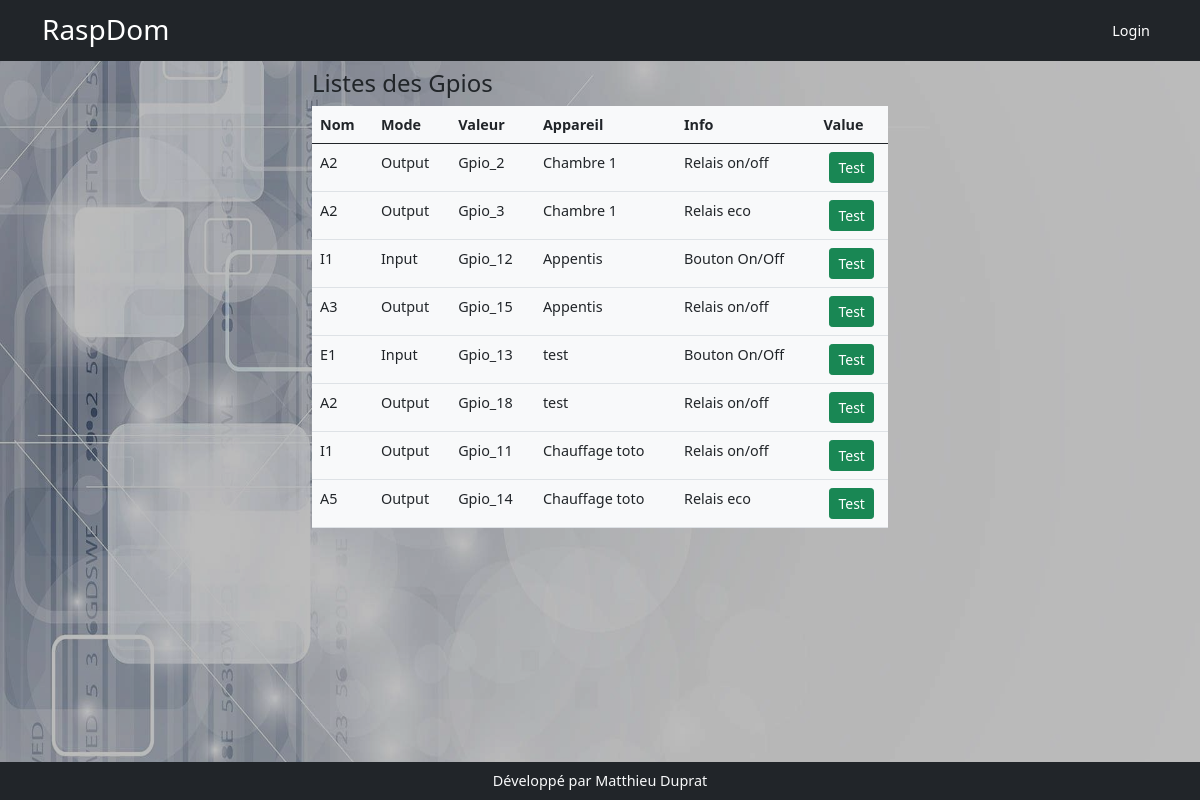
Page /gpios on the earlier database version.
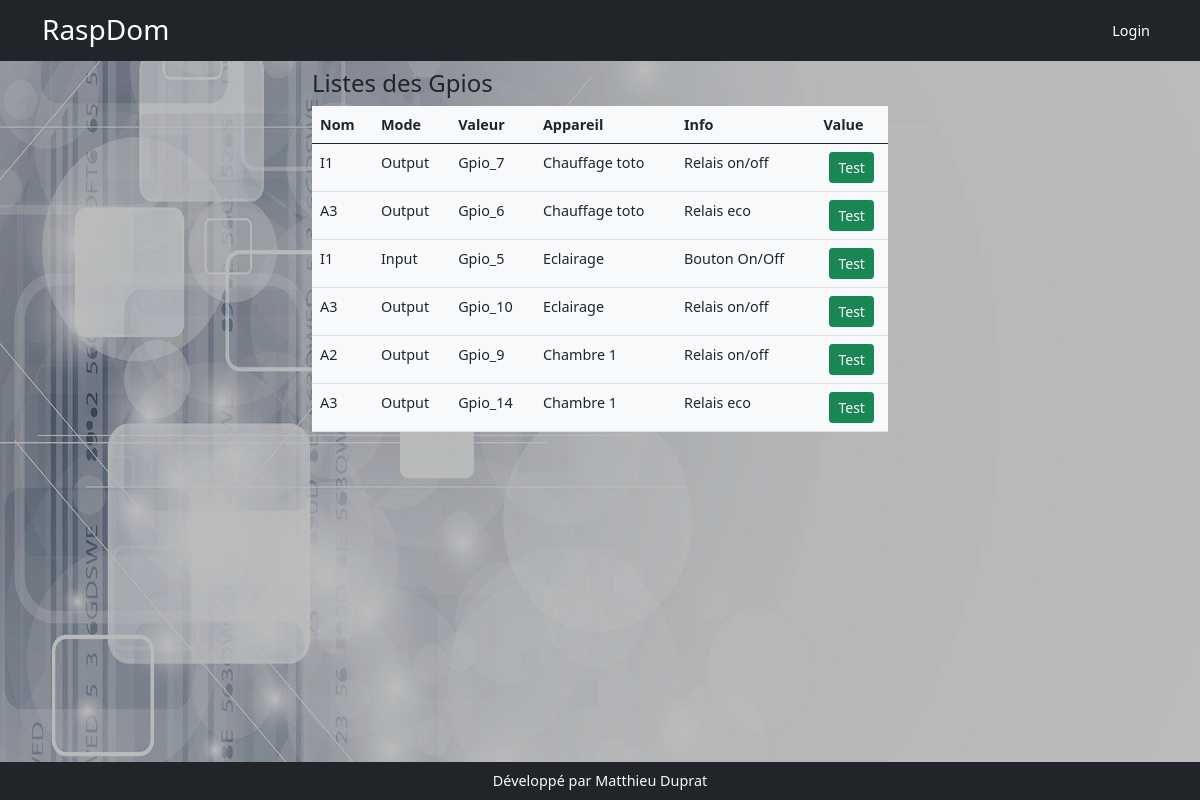
Same page on the later database version.
### models.py (models this page shows, shortened)
class Gpio(db.Model):
    id = db.Column(db.Integer, primary_key=True)
    nom = db.Column(db.String(200))
    mode = db.Column(db.String(10))
    valeur = db.Column(db.String(10))
    info = db.Column(db.String(200))
    appareil_id = db.Column(db.Integer, db.ForeignKey('appareil.id'), nullable=True, default='')

class Appareil(db.Model):
    id = db.Column(db.Integer, primary_key=True)
    nom = db.Column(db.String(200))
    description = db.Column(db.String(200))
    categorieappareil = db.Column(db.String(200), nullable=True)
    sortie = db.Column(db.String(200), nullable=True)
    image = db.Column(db.String(200), nullable=True)
    gpios = db.relationship('Gpio', backref='appareil', lazy=True)
    order_gpio = db.Column(db.String(200))
    nbre_gpio = db.Column(db.Integer)
    programmations = db.relationship('Programmation', backref='appareil_programmation', lazy=True)
    mode_de_marche = db.relationship('ModeDeMarche', uselist=False,  backref='appareil_mode_de_marche', lazy=True)
    auto = db.relationship('Auto', uselist=False, backref='appareil_auto', lazy=True)
    sonde_id = db.Column(db.Integer, db.ForeignKey('sonde.id'))
    sonde = db.relationship('Sonde', uselist=False, backref='appareil_sonde', lazy=True)
    manuel = db.relationship('Manuel', uselist=False, backref='appareil_ordre', lazy=True)
    label = db.Column(db.String(250))

### app.py (the view)
@app.route('/gpios')
def gpios():
    gpios_list = Gpio.query.order_by('appareil_id', 'mode').all()
    return render_template('gpio/gpios.html', gpio_list=gpios_list)

### templates/gpio/gpios.html
{% extends 'base.html' %}
{% block content %}
<div class="row">
    <div class="col-md-6 mx-auto ">
        <h4>Listes des Gpios</h4>
        <table class="table bg-light">
            <thead>
                <tr>
                    <th>Nom</th>
                    <th>Mode</th>
                    <th>Valeur</th>
                    <th>Appareil</th>
                    <th>Info</th>
                    <th>Value</th>
                </tr>
            </thead>
            <tbody>{% for gpio in gpio_list %}
                <tr>
                    <td>{{gpio.nom}}</td>
                    <td>{{gpio.mode}}</td>
                    <td>{{ gpio.valeur}}</td>
                    <td>{{ gpio.appareil.nom}}</td>
                    <td>{{ gpio.info}}</td>
                    <td class="mx-auto text-center">{% if gpio.mode=='input'%}<input class="form-control mx-auto " style="width: 5rem;" type="text" id="gpio_{{gpio.id}}">{% else %}<button class="btn btn-success btn-sm">Test</button>{% endif %}</td>
                </tr>{% endfor %}
            </tbody>
        </table>
    </div>
</div>
{% endblock %}

Differences in the rows shown:
removed Gpio: nom "A2", mode "Output", valeur "Gpio_2", appareil.nom "Chambre 1", info "Relais on/off", shows "Test"
removed Gpio: nom "A2", mode "Output", valeur "Gpio_3", appareil.nom "Chambre 1", info "Relais eco", shows "Test"
removed Gpio: nom "I1", mode "Input", valeur "Gpio_12", appareil.nom "Appentis", info "Bouton On/Off", shows "Test"
removed Gpio: nom "A3", mode "Output", valeur "Gpio_15", appareil.nom "Appentis", info "Relais on/off", shows "Test"
removed Gpio: nom "E1", mode "Input", valeur "Gpio_13", appareil.nom "test", info "Bouton On/Off", shows "Test"
removed Gpio: nom "A2", mode "Output", valeur "Gpio_18", appareil.nom "test", info "Relais on/off", shows "Test"
removed Gpio: nom "I1", mode "Output", valeur "Gpio_11", appareil.nom "Chauffage toto", info "Relais on/off", shows "Test"
removed Gpio: nom "A5", mode "Output", valeur "Gpio_14", appareil.nom "Chauffage toto", info "Relais eco", shows "Test"
added Gpio: nom "I1", mode "Output", valeur "Gpio_7", appareil.nom "Chauffage toto", info "Relais on/off", shows "Test"
added Gpio: nom "A3", mode "Output", valeur "Gpio_6", appareil.nom "Chauffage toto", info "Relais eco", shows "Test"
added Gpio: nom "I1", mode "Input", valeur "Gpio_5", appareil.nom "Eclairage", info "Bouton On/Off", shows "Test"
added Gpio: nom "A3", mode "Output", valeur "Gpio_10", appareil.nom "Eclairage", info "Relais on/off", shows "Test"
added Gpio: nom "A2", mode "Output", valeur "Gpio_9", appareil.nom "Chambre 1", info "Relais on/off", shows "Test"
added Gpio: nom "A3", mode "Output", valeur "Gpio_14", appareil.nom "Chambre 1", info "Relais eco", shows "Test"
